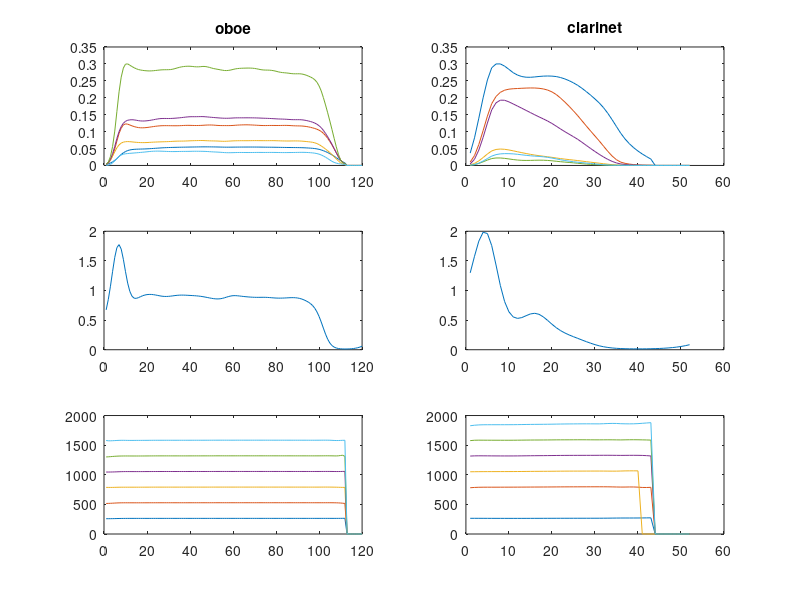
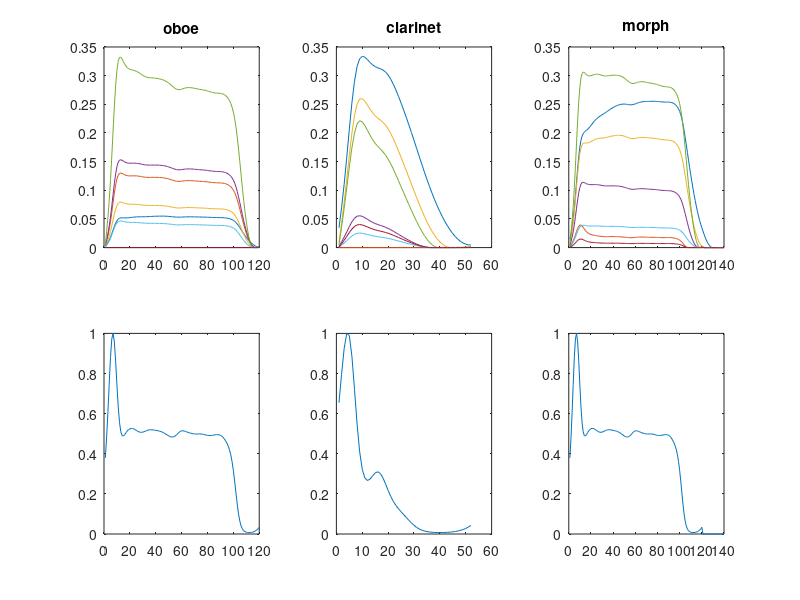

Source code (MATLAB) for these figures, in order: (Note: this script raises an error after producing the figures.)
function [y, yFreq] = morphMusicalInstruments(interp,force)
% slightly different to the impact one because these results were obtained
% with old LFM code and the results struct is formatted differently
if nargin < 2
    force = 0;
end

if nargin < 1
    interp = 0.5;
end

gamma = 1/2;

%% load data and plot
numModels = 2;
model = cell(1,numModels);
results1 = load('resultsOboe');
model{1} = results1.results;
model{1}.freq = model{1}.spearFreq(:,10); % manually set to 10 rather than 1

results2 = load('resultsClarinet');
model{2} = results2.results;
model{2}.freq = model{2}.spearFreq(:,1);

figure(1); clf
subplot(321)
plot(model{1}.spearMag')
title('oboe')
subplot(322)
plot(model{2}.spearMag')
title('clarinet')
subplot(323)
plot(model{1}.g)
subplot(324)
plot(model{2}.g)
subplot(325)
plot(model{1}.spearFreq')
subplot(326)
plot(model{2}.spearFreq')

% index the modes by frequency and add in zeros if a harmonic is missing
numModes = 6;
% oboe is missing none / 7th harmonic
miss1 = 7;
initPointer = 2 + miss1;
model{1}.theta_impute = model{1}.theta_opt; % the gp params
for i=1:4 % there are always 4 parameter vectors, A, B, D, S
    if i==3
        model{1}.theta_impute = [model{1}.theta_impute(1:initPointer-1); 1; model{1}.theta_impute(initPointer:end)];
    else
        model{1}.theta_impute = [model{1}.theta_impute(1:initPointer-1); 0; model{1}.theta_impute(initPointer:end)];
    end
    initPointer = initPointer + numModes + 1;
end
model{1}.freq = [model{1}.freq(1:miss1-1); 0; model{1}.freq(miss1:end)];
maxMean = max(model{1}.predMean');
model{1}.adjustFactor = model{1}.maxOfMode ./ maxMean;
model{1}.adjustFactor = [model{1}.adjustFactor(1:miss1-1)'; 0; model{1}.adjustFactor(miss1:end)'];

% clarinet is missing 2nd harmonic
miss2 = 2;
initPointer = 2 + miss2;
model{2}.theta_impute = model{2}.theta_opt; % the gp params
for i=1:4 % there are always 4 parameter vectors, A, B, D, S
    if i==3
        model{2}.theta_impute = [model{2}.theta_impute(1:initPointer-1); 1; model{2}.theta_impute(initPointer:end)];
    else
        model{2}.theta_impute = [model{2}.theta_impute(1:initPointer-1); 0; model{2}.theta_impute(initPointer:end)];
    end
    initPointer = initPointer + numModes + 1;
end
model{2}.freq = [model{2}.freq(1:miss2-1); 0; model{2}.freq(miss2:end)];
maxMean = max(model{2}.predMean');
model{2}.adjustFactor = model{2}.maxOfMode ./ maxMean;
model{2}.adjustFactor = [model{2}.adjustFactor(1:miss2-1)'; 0; model{2}.adjustFactor(miss2:end)'];

model{1}.freq(miss1) = model{2}.freq(miss1);
model{2}.freq(miss2) = model{1}.freq(miss2);
model{1}.adjustFactor(miss1) = model{2}.adjustFactor(miss1);
model{2}.adjustFactor(miss2) = model{1}.adjustFactor(miss2);

numModes = numModes + 1;

%% unwrap the parameters from theta vector
dt = 0.1; % should be standard across models

A = cell(1,numModels);
B = cell(1,numModels);
D = cell(1,numModels);
S = cell(1,numModels);
for j=1:numModels
    A{j} = model{j}.theta_impute(3:numModes+2);
    B{j} = model{j}.theta_impute(numModes+3:(2*numModes)+2);
    D{j} = eye(numModes,numModes);
    D{j}(eye(numModes)==1) = -model{j}.theta_impute((2*numModes)+3:(3*numModes)+2);
    S{j} = model{j}.theta_impute((3*numModes)+3:(4*numModes)+2);
    normFactor = max(model{j}.g);
    model{j}.g = model{j}.g ./ normFactor;
    %model{j}.g(end-15:end) = 0;
    S{j} = normFactor .* S{j};
end


%% run the state space model
y = cell(1,2);
for m=1:2
    T = length(model{m}.g); % this can be whatever really, but we'll need a latent force of the same length

    y{m} = zeros(numModes,T);    % Preallocate output signal for t=1:T

    u = model{m}.g; % the latent force, just use this for now, since it's the right length

    % Perform the system simulation:
    x = A{m};                           % Set initial state
    for t=1:T                           % Iterate through time
        y{m}(:,t) = max(x .* model{m}.adjustFactor, 0); % Output for time t
        Su = S{m}.*u(t);            % Latent force impact
        xdot = D{m}*real(x.^(gamma)) + Su + B{m};  % calculate x'(t)
        x = x + (xdot * dt);        % calculate x(t+1) = forward one time step
    end
end

figure(2); clf
subplot(231)
plot(y{1}')
title('oboe')
subplot(234)
plot(model{1}.g)

subplot(232)
plot(y{2}')
title('clarinet')
subplot(235)
plot(model{2}.g)

%% morphing / interpolation?
%interp = 0.25; % [0,1], 0 = model1, 1 = model2
i0 = 1-interp;
i1 = interp;

m = force+1; % which latent force to use

u = model{m}.g; % the latent force, just use this for now, since it's the right length
%u(40:end) = 0;
u = [u zeros(20,1)'];

T = length(u); % this can be whatever really, but we'll need a latent force of the same length

y = zeros(numModes,T);  % Preallocate output signal for t=1:T
yFreq = y; % Preallocate frequency matrix


B{1} = zeros(size(B{1}));
B{2} = zeros(size(B{2}));

ai = i0.*model{1}.adjustFactor + i1.*model{2}.adjustFactor;
% Perform the system simulation:
x = (i0.*A{1}+i1.*A{2});                                        % Set initial state
for t=1:T                                                       % Iterate through time
        y(:,t) = max(x .* ai , 0);                            % Output for time t
        Su = (i0.*S{1}+i1.*S{2}).*u(t);                         % Latent force impact
        xdot = (i0.*D{1}+i1.*D{2})*real(x.^(gamma)) + Su + i0.*B{1}+i1.*B{2};  % calculate x'(t)
        x = x + (xdot * dt);                                    % calculate x(t+1) = forward one time step
        yFreq(:,t) = i0.*model{1}.freq + i1.*model{2}.freq;
end

figure(2)
subplot(233)
plot(y')
title('morph')
subplot(236)
plot(u)

%% Play
% normalise to avoid clipping:
y = y * (0.3 / max(max(y)));

fs = 44100;
frameSize   = fs/10;
hopSize     = fs/100;
synthSound = synthtraxEdit(yFreq,y,fs,frameSize,hopSize);
sound(synthSound,fs)